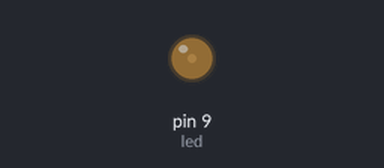
Recording of a sketch running on a simulated Arduino Uno, built with avr-gcc and run on an emulated ATmega328P. On the bench: output pins drawn as LEDs (lit = HIGH).

Above: at 0.05 s.
At 7.45 s:
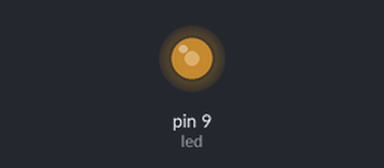
At 14.95 s:
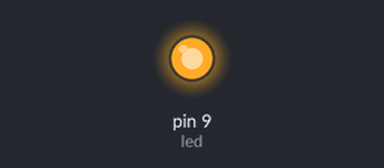
Timing chart, 0 to 19.5 s (numbered marks = the images above):
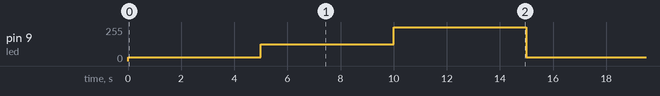

The sketch:

Lesson7.ino
```cpp
// (licence header left out)
//Program to that change the brightness of an LED in three different levels of intensity
int led = 9;         // the PWM pin the LED is attached to
int brightness = 0;  // how bright the LED is
int dimLevel = 255/9;  // how many points to fade the LED by
int intermediateLevel = 255/2;
int brightLevel = 255;
int superFastDelay = 10;
int superLongDelay = 5000;
int counter = 0;

// the setup routine runs once when you press reset:
void setup() {
  // declare pin 9 to be an output:
  pinMode(led, OUTPUT);
}

// the loop routine runs over and over again forever:
void loop() {
  // set the brightness of pin 9:
if(counter%3==0){
  brightness=dimLevel;
} else if(counter%3==1){
  brightness=intermediateLevel;
} else if(counter%3==2){
  brightness=brightLevel;
}
  analogWrite(led, brightness);


  // wait for 5 seconds to change brightness
  delay(superLongDelay);
  counter++;
}
```

Measured:
- by itself, pin 9 (led): repeats every 15.0 s: 127/255 5.0 s, 255/255 5.0 s, 28/255 5.0 s
